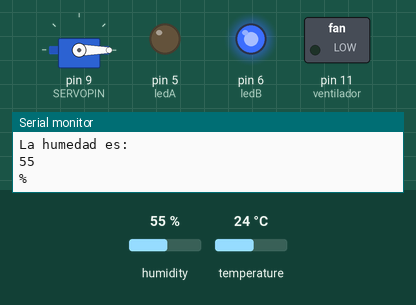
Bench run of a sketch on a simulated Arduino Uno, built with avr-gcc and run on an emulated ATmega328P. On the bench: servo, switched loads named in the sketch (green lamp = pin HIGH), output pins drawn as LEDs (lit = HIGH), the last lines printed to the serial monitor. Inputs (shaded band) come from the test bench; at power-on: temperature 24 °C, humidity 55 %.

Above: at 9.2 s.
9.3 s: temperature set to 28 °C
At 19.8 s:
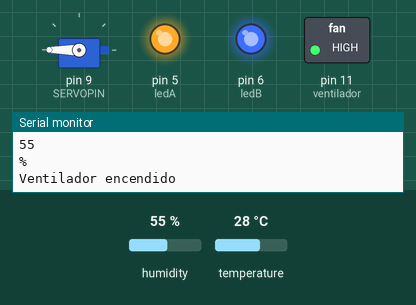
23.3 s: temperature set to 12 °C
At 28.3 s:
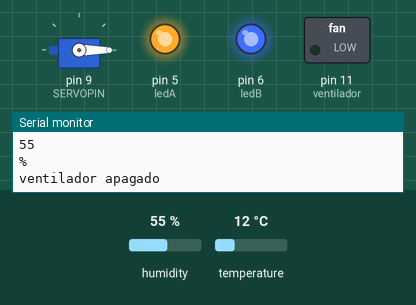
32.1 s: temperature set to 33 °C
At 40.3 s:
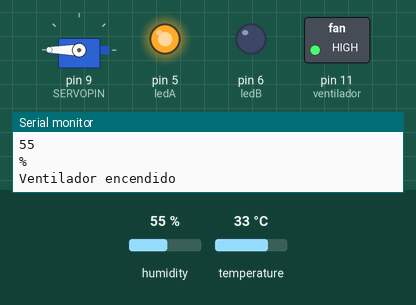
45.3 s: temperature set to 19 °C
At 52.1 s:
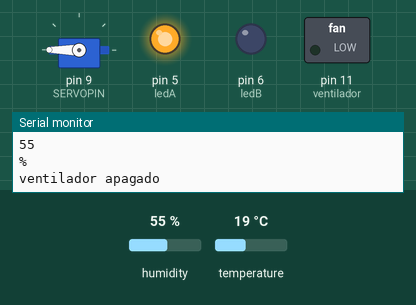
57.4 s: temperature set to 41 °C
At 60.5 s:
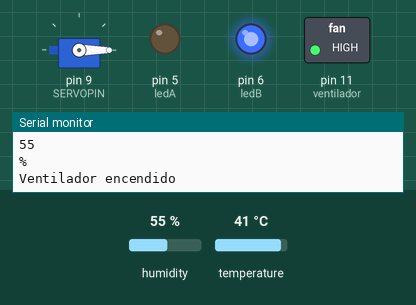
Timing chart, 0 to 70.6 s (numbered marks = the images above; inputs shaded):
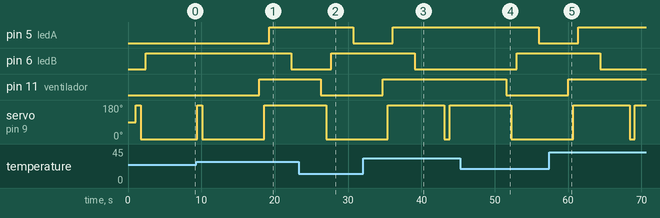

Measured:
- the behaviour switches between 26 and 27 °C on temperature (found by bisection; images 0 and 1)
- after the input at 9.3 s, pin 5 (ledA): LOW → HIGH after 10.0 s; pin 6 (ledB): HIGH → LOW after 13.0 s; pin 11 (ventilador): LOW → HIGH after 8.6 s
- after the input at 23.3 s, pin 5 (ledA): HIGH → LOW after 7.4 s; pin 6 (ledB): LOW → HIGH after 4.4 s; pin 11 (ventilador): HIGH → LOW after 3.0 s
- after the input at 32.1 s, pin 5 (ledA): LOW → HIGH after 4.0 s; pin 6 (ledB): HIGH → LOW after 7.0 s; pin 11 (ventilador): LOW → HIGH after 2.6 s
- after the input at 45.3 s, pin 5 (ledA): HIGH → LOW after 10.7 s; pin 6 (ledB): LOW → HIGH after 7.7 s; pin 11 (ventilador): HIGH → LOW after 6.3 s
- after the input at 57.4 s, pin 5 (ledA): LOW → HIGH after 4.0 s; pin 6 (ledB): HIGH → LOW after 7.0 s; pin 11 (ventilador): LOW → HIGH after 2.6 s

The sketch:

9-ServoDHT11.ino
```cpp
// Servomotor, ventilador y sensor de temperatura de acuerdo a condiciones - DHT11
#include <Servo.h>
#include "DHT.h"

//Constantes del pin, del ventilador y del servo
#define ventilador 11
#define ledA 5
#define ledB 6
#define DHTPIN 10
#define SERVOPIN 9
//Variables temperatura y humedad instanciando el sensor
int temp;
int humedad;
DHT dht (DHTPIN, DHT11);

//Servomotor
Servo servo;

void setup(){
  //DHT11, leds y ventilador
  Serial.begin (9600);
  pinMode (ventilador, OUTPUT);
  pinMode (ledA, OUTPUT);
  pinMode (ledB, OUTPUT);
  dht.begin();

  //Servomotor
  servo.attach (SERVOPIN);
}

void loop (){
  //Lecturas de la temperatura/Humedad
  humedad = dht.readHumidity();
  temp = dht.readTemperature();

  //Monitor serial de Temperatura/Humedad
  Serial.println("La temperatura es: ");
  Serial.println(temp);
  Serial.println("La humedad es: ");
  Serial.println(humedad);
  Serial.println("%");

  delay (1000);

  //Condiciones del ventilador, leds, y control
  if (temp>=27){
    Serial.println("Ventilador encendido");
    digitalWrite (ventilador, HIGH);

    temp = dht.readTemperature();

    //Mover el servo activar leds
    servo.write (0);
    delay (700);
    servo.write (180);
    delay (700);
    digitalWrite (ledA,HIGH);
    delay (3000);
    digitalWrite (ledB,LOW);
    delay(3000);
  }
  if (temp<27) {
    Serial.println("ventilador apagado");
    digitalWrite (ventilador, LOW);

    temp = dht.readTemperature();

    //Mover el servo activar leds
    servo.write (180);
    delay (700);
    servo.write (0);
    delay (700);
    digitalWrite (ledB, HIGH);
    delay (3000);
    digitalWrite (ledA,LOW);
    delay(3000);
  }
}

void controlSensores(){

}
```
